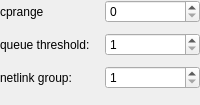
            <widget class="QWidget" name="WStackPage1">
             <layout class="QGridLayout">
              <property name="margin" stdset="0">
               <number>0</number>
              </property>
              <property name="spacing">
               <number>10</number>
              </property>
              <item row="0" column="1">
               <widget class="QSpinBox" name="cprange">
                <property name="maximum">
                 <number>1500</number>
                </property>
               </widget>
              </item>
              <item row="0" column="0">
               <widget class="QLabel" name="textLabel2">
                <property name="text">
                 <string>cprange</string>
                </property>
                <property name="wordWrap">
                 <bool>false</bool>
                </property>
               </widget>
              </item>
              <item row="1" column="1">
               <widget class="QSpinBox" name="qthreshold">
                <property name="minimum">
                 <number>1</number>
                </property>
               </widget>
              </item>
              <item row="1" column="0">
               <widget class="QLabel" name="textLabel3">
                <property name="text">
                 <string>queue threshold:</string>
                </property>
                <property name="wordWrap">
                 <bool>false</bool>
                </property>
               </widget>
              </item>
              <item row="2" column="0">
               <widget class="QLabel" name="textLabel4">
                <property name="text">
                 <string>netlink group:</string>
                </property>
                <property name="wordWrap">
                 <bool>false</bool>
                </property>
               </widget>
              </item>
              <item row="2" column="1">
               <widget class="QSpinBox" name="nlgroup">
                <property name="minimum">
                 <number>1</number>
                </property>
                <property name="maximum">
                 <number>32</number>
                </property>
               </widget>
              </item>
              <item row="3" column="0">
               <spacer>
                <property name="orientation">
                 <enum>Qt::Orientation::Vertical</enum>
                </property>
                <property name="sizeType">
                 <enum>QSizePolicy::Policy::Expanding</enum>
                </property>
                <property name="sizeHint" stdset="0">
                 <size>
                  <width>20</width>
                  <height>16</height>
                 </size>
                </property>
               </spacer>
              </item>
             </layout>
            </widget>
